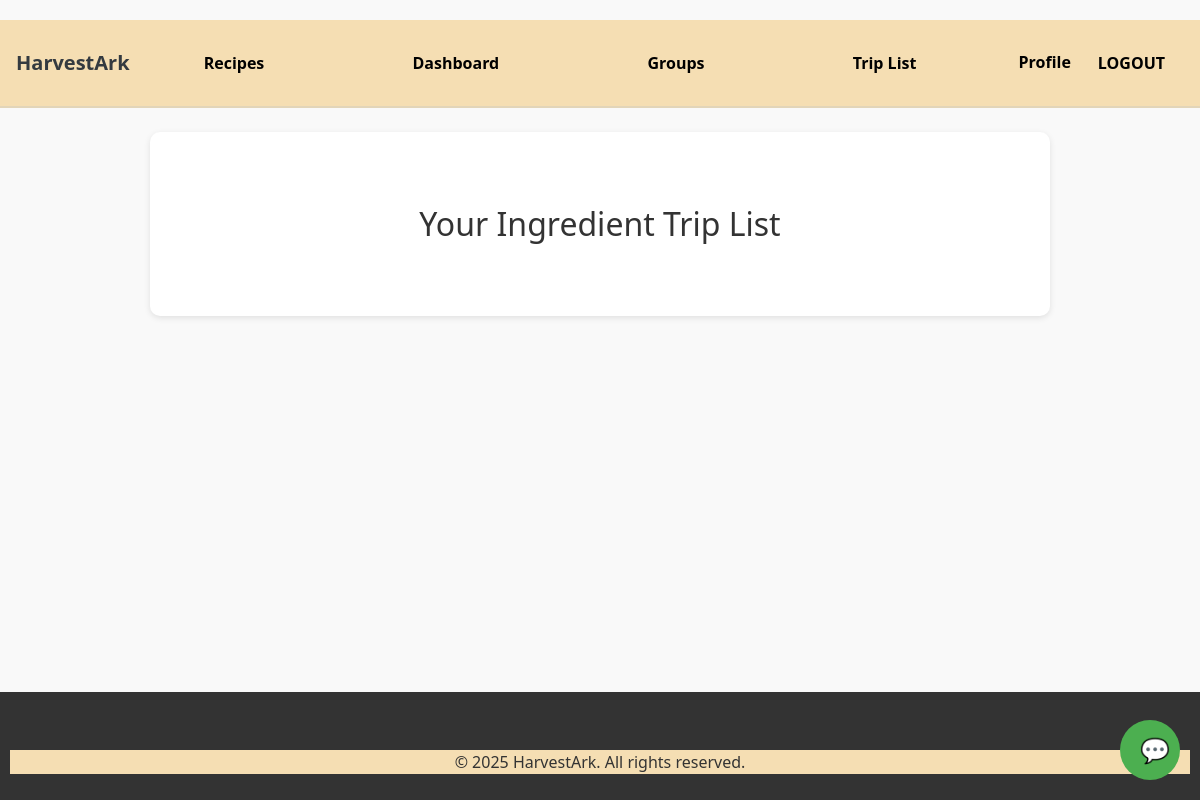
Page /trip/ (signed in) on the earlier database version.
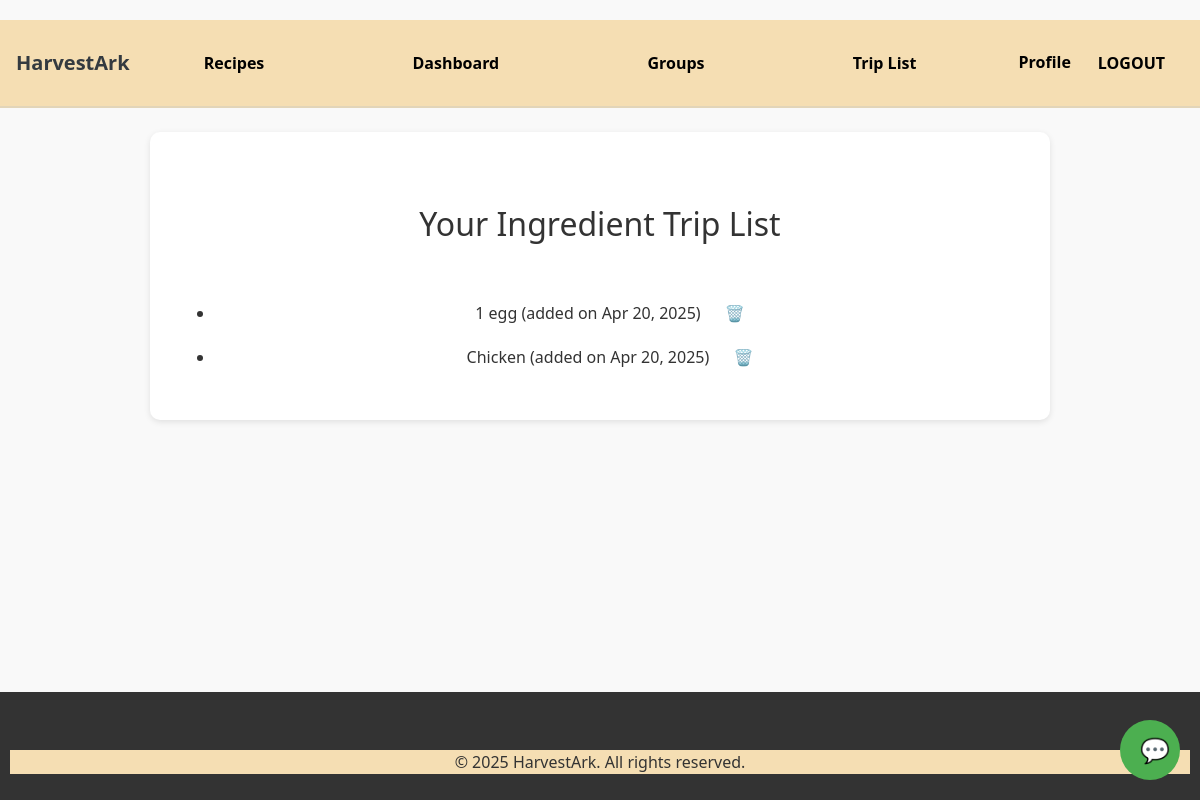
Same page on the later database version.
### my_app/models.py (models this page shows, shortened)
class IngredientTrip(models.Model):
    user = models.ForeignKey(User, on_delete=models.CASCADE)
    ingredient = models.ForeignKey('Ingredient', on_delete=models.CASCADE)
    added_on = models.DateTimeField(auto_now_add=True)
    class Meta:
        constraints = [
        models.UniqueConstraint(fields=['user', 'ingredient'], name='unique_user_ingredient_trip')
    ]

class Ingredient(models.Model):
    name = models.CharField(max_length=255, unique=True)  # Optional: prevent duplicate ingredients

### my_app/views.py (the view)
# urls.py: path('trip/', view_trip_list, name='trip_list'), ############ Ingredient Trip view ###############
@login_required
def view_trip_list(request):
    items = IngredientTrip.objects.filter(user=request.user)
    return render(request, 'trip_list.html', {'items': items})

### templates/trip_list.html (shortened to what this page needs)
{% extends 'base.html' %}
{% block content %}
<h2 class="text-center mt-5">Your Ingredient Trip List</h2>
<ul class="text-center mt-5">
  {% for item in items %}
    <li>
      {{ item.ingredient.name }} (added on {{ item.added_on|date:"M d, Y" }})
      <form method="post" action="{% url 'delete_trip_item' item.id %}" style="display:inline;">
        <button type="submit" style="background:none;border:none;color:red;">
          🗑️
        </button>
      </form>
    </li>
  {% endfor %}
</ul>
{% endblock %}

### templates/base.html (shortened to what this page needs)
<!DOCTYPE html>
<html lang="en">
<head>
    <link href="https://maxcdn.bootstrapcdn.com/bootstrap/4.5.2/css/bootstrap.min.css" rel="stylesheet">
    {% load static %}
    <link rel="stylesheet" href="static/css/styles.css" />
</head>
<body>
    <nav class="navbar navbar-expand-lg" style="background-color: #f5deb3;">
        <a class="navbar-brand text-dark font-weight-bold mx-auto" href="/">HarvestArk</a>
        <div class="collapse navbar-collapse justify-content-center" id="navbarNav">
            <ul class="navbar-nav w-100">
                <li class="nav-item text-center flex-fill">
                    <a class="nav-link text-dark" href="/recipe_list/">Recipes</a>
                </li>
                {% if user.is_authenticated %}
                    <li class="nav-item text-center flex-fill">
                        <a class="nav-link text-dark" href="/dashboard/">Dashboard</a>
                    </li>
                    <li class="nav-item text-center flex-fill">
                        <a class="nav-link text-dark" href="{% url 'group_main' %}">Groups</a>
                    </li>
                    <li class="nav-item text-center flex-fill">
                        <a class="nav-link text-dark" href="/trip/">Trip List</a>
                    </li>
                {% endif %}
            </ul>
            <ul class="navbar-nav text-center">
                {% if user.is_authenticated %}
                    <li class="nav-item"><a class="nav-link text-dark" href="/profile/">Profile</a></li>
                    <form method="post" action="{% url 'logout' %}" style="display: inline;">
                        <button type="submit" class="btn btn-link nav-link">Logout</button>
                    </form>
                {% else %}
                    <li class="nav-item"><a class="nav-link text-dark" href="/login/">Login</a></li>
                    <li class="nav-item"><a class="nav-link text-dark" href="/register/">Register</a></li>
                {% endif %}
            </ul>
        </div>
    </nav>
    <div class="container mt-4">
        {% block content %}{% endblock %}
    </div>
    <footer>
        <p class="text-center mt-5" style="background-color: #f5deb3;">&copy; 2025 HarvestArk. All rights reserved.</p>
    </footer>
<button id="chatbot-bubble" onclick="toggleChat()">💬</button>
</body>
</html>

### static/css/styles.css (style rules this page uses)
body { font-family: 'Segoe UI', Tahoma, Geneva, Verdana, sans-serif; margin: 0; padding: 20px 0 40px; background-color: #f9f9f9; text-align: center; }
h1, h2, h3, h4, h5, h6, p, a, li { text-align: center; color: #333; }
.container, .profile-section, .groups-section, .welcome-section { max-width: 900px; margin: auto; padding: 25px; background-color: #fff; border-radius: 10px; box-shadow: 0 2px 6px rgba(0,0,0,0.1); }
nav, .section-header { background-color: #f0e9d2; padding: 15px 20px; border-bottom: 2px solid #e2d5b9; font-weight: bold; margin-bottom: 20px; }
nav ul { list-style: none; padding: 10px; text-align: center; }
nav ul li { display: inline; margin: 0 10px; }
nav ul li a, .navbar-nav .nav-link { color: black !important; text-decoration: none; font-weight: bold; padding: 12px 0; }
footer { background: #333; color: white; text-align: center; padding: 10px; position: fixed; bottom: 0; width: 100%; }
button, .btn, .btn-outline-secondary, .btn-primary, .btn-tan { padding: 10px 20px; border-radius: 6px; text-transform: uppercase; cursor: pointer; font-weight: bold; text-align: center; }

### templates/base.html (style rules this page uses)
#chatbot-bubble { position: fixed; bottom: 20px; right: 20px; background-color: #4CAF50; color: white; border: none; border-radius: 50%; width: 60px; height: 60px; font-size: 24px; cursor: pointer; z-index: 999; }

Differences in the rows shown:
added IngredientTrip: ingredient.name "1 egg", added_on "Apr 20, 2025"
added IngredientTrip: ingredient.name "Chicken", added_on "Apr 20, 2025"
